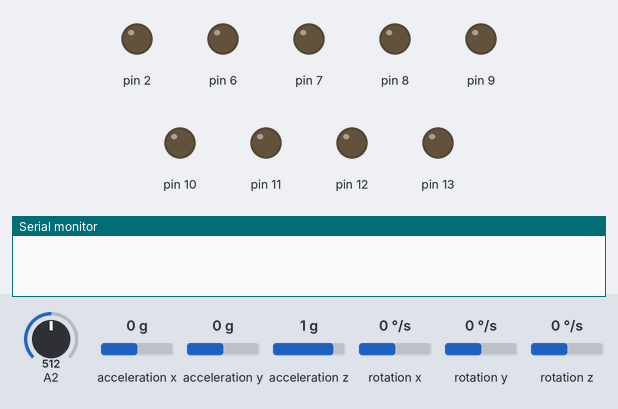
Bench run of a sketch on a simulated Arduino Uno, built with avr-gcc and run on an emulated ATmega328P. Parts: output pins drawn as LEDs (lit = HIGH), the last lines printed to the serial monitor. Inputs (shaded band) come from the test bench; at power-on: A2 = 512, acceleration x 0 g, acceleration y 0 g, acceleration z 1 g, rotation x 0 °/s, rotation y 0 °/s, rotation z 0 °/s.

Above: at 0.1 s.
At 6.2 s:
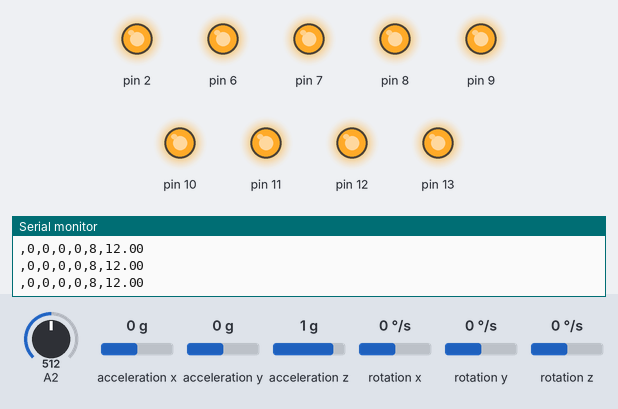
6.3 s: A2 set to 370
7.8 s: A2 set to 346
Timing chart, 0 to 10.8 s (numbered marks = the images above; inputs shaded):
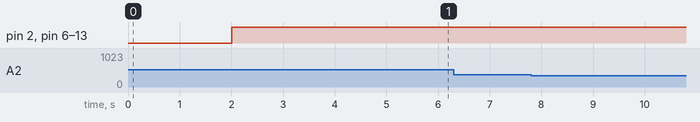

The sketch:

masterHack.ino
```cpp
#include <EEPROM.h>
#include <Wire.h>
#include <MPU6050.h>
MPU6050 accelerometer;
int timeF = 10;
int sect = 1;
int val = 0;
int val2 = 0;
int dev1 = 0;
int dev2 = 0;
int sto1 = 0;
int sto2 = 0;
int avg1 = 0;
double avg2 = 130;
int fdev1 = 0;
int fdev2 = 0;
int occ = 0;
int d=0;
int tim = 0;
int sd = 0;
int dWin = 0;
double sWin = 0;
void setup() {
  pinMode(2, OUTPUT);
  pinMode(6, OUTPUT);
  pinMode(7, OUTPUT);
  pinMode(8, OUTPUT);
  pinMode(9, OUTPUT);
  pinMode(10, OUTPUT);
  pinMode(11, OUTPUT);
  pinMode(12, OUTPUT);
  pinMode(13, OUTPUT);
  pinMode(A2,INPUT);
  Serial.begin(9600);
  delay(2000);
  while(!accelerometer.begin(MPU6050_SCALE_2000DPS, MPU6050_RANGE_2G)) // Checking whether the mpu6050 is sensing or not
  {
    Serial.println("Failed to read from the sensor. Something is Wrong!");
    delay(500);
  }
}

void loop() {
  Vector sensor_data = accelerometer.readNormalizeAccel();
  int pitch_value = -(atan2(sensor_data.XAxis, sqrt(sensor_data.YAxis*sensor_data.YAxis + sensor_data.ZAxis*sensor_data.ZAxis))*180.0)/M_PI;  // Calculating the pitch value
  Serial.print(pitch_value);
  Serial.print(",");// Printing the pitch values on the Serial Monitor
  int roll_value = (atan2(sensor_data.YAxis, sensor_data.ZAxis)*180.0)/M_PI;    // Calculating the Raw value
  Serial.print(roll_value);
  Serial.print(",");// printing the Roll values on the serial monitor
  int windSpeed = (analogRead(A2)-400)/4;
  delay(10);
  val = val+pitch_value;
  val2 = val2+windSpeed;
  if (sect == 1){
    sto1 = val;
    sect++;
  }
  else if(sect>=timeF){
    sect = 1;
    avg1 = val/timeF;
    avg2 = val2/timeF;
    val = 0;
    val2 = 0;
    occ = 0;
    dev1 = pitch_value-avg1;
  }
  else{
    sect++;
    dev1 = pitch_value-avg1;
  }
  fdev1 = dev1*7;
  d = fdev1;
  if(d<0){
    d = d*-1;
  }
  if (d<sd){
    d = sd-1;
  }
  if (d>400){
    d = 400;
  }
  sd = d;
  if (avg2>sWin){
    avg2 = sWin+0.5;
  }
  if (avg2<140){
    dWin = 140-avg2;
  }
  else{
    dWin = 0;
  }
  sWin = avg2;
  int led = (d/40)+6+dWin;
  if(led>13){
    led = 13;
  }
  for(int i = 6;i<=led;i++){
    digitalWrite(i,HIGH);
  }
  for(int i = led+1;i<=13;i++){
    digitalWrite(i,LOW);
  }
  int awareness = led-5;
  if(awareness>5){
    digitalWrite(2,HIGH);
  }
  else{
    digitalWrite(2,LOW);
  }
  Serial.print(avg1);
  Serial.print(",");
  Serial.print(fdev1);
  Serial.print(",");
  Serial.print(awareness);
  Serial.print(",");
  Serial.println(avg2);
  Serial.print(",");

}
```
